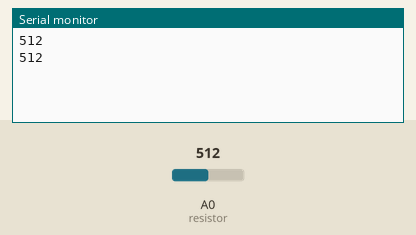
This sketch was run on a simulated Arduino Uno, built with avr-gcc and run on an emulated ATmega328P. Shown: the last lines printed to the serial monitor. The test bench sets the inputs (shaded band); at power-on: A0 (resistor) = 512.

Above: at 1.8 s.
1.9 s: A0 (resistor) set to 716
At 2.8 s:
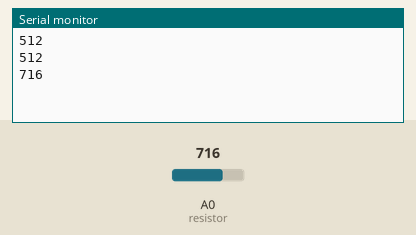
3.4 s: A0 (resistor) set to 900
At 4.8 s:
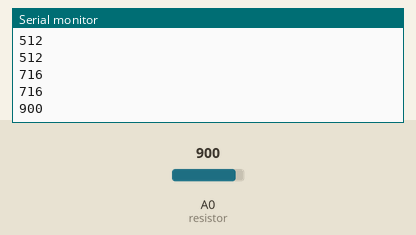
Timing chart, 0 to 6.4 s (numbered marks = the images above; inputs shaded):
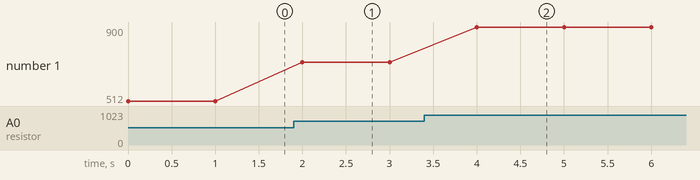

The sketch:

Force_sensing_resistor.ino
```cpp
int resistor = A0; //the FSR is connected to analog pin 0 (A0)

void setup(){
Serial.begin(9600);
}

void loop(){
int value = analogRead(resistor);//this takes a reading of the analog value of the FSR

Serial.println(value);//this gives a printout of the reading of the analog value that is measured
delay(1000); //this slows down the readings so that they're given every 5 seconds
}
```

Measured:
- after the input at 1.9 s, the serial monitor: prints a new line after 0.10 s (image 1)
- after the input at 3.4 s, the serial monitor: prints a new line after 0.60 s (image 2)
- plotted number 1: 512 → 716 after the input at 1.9 s, 716 → 900 after the input at 3.4 s
